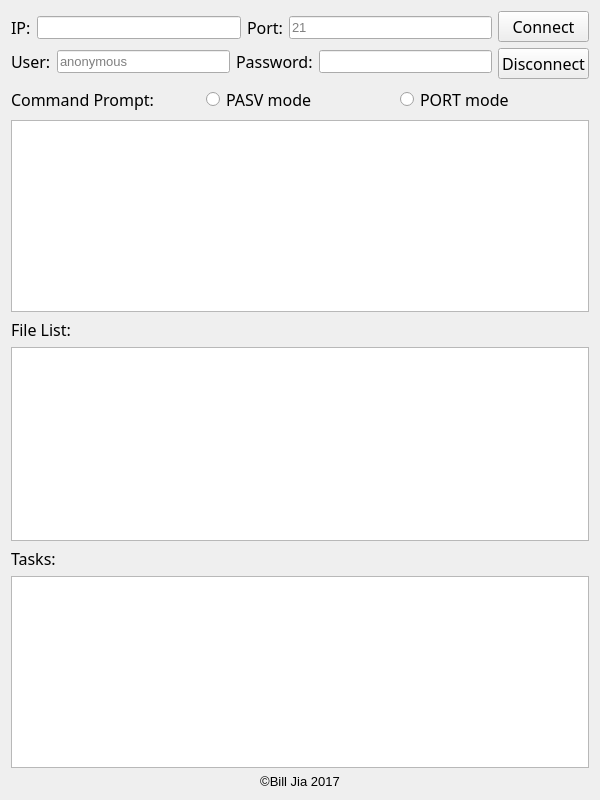
<?xml version="1.0" encoding="UTF-8"?>
<ui version="4.0">
 <class>FTP_ClientClass</class>
 <widget class="QMainWindow" name="FTP_ClientClass">
  <property name="geometry">
   <rect>
    <x>0</x>
    <y>0</y>
    <width>600</width>
    <height>800</height>
   </rect>
  </property>
  <property name="windowTitle">
   <string>FTP_Client</string>
  </property>
  <widget class="QWidget" name="centralWidget">
   <layout class="QVBoxLayout" name="verticalLayout">
    <item>
     <layout class="QVBoxLayout" name="mainLayout">
      <property name="leftMargin">
       <number>0</number>
      </property>
      <item>
       <layout class="QHBoxLayout" name="inputLayout">
        <item>
         <layout class="QVBoxLayout" name="infoLayout">
          <item>
           <layout class="QHBoxLayout" name="addressLayout">
            <item>
             <widget class="QLabel" name="ipLabel">
              <property name="font">
               <font>
                <family>Microsoft YaHei UI Light</family>
                <pointsize>12</pointsize>
               </font>
              </property>
              <property name="text">
               <string>IP:</string>
              </property>
             </widget>
            </item>
            <item>
             <widget class="QLineEdit" name="ipLineEdit">
              <property name="font">
               <font>
                <family>Microsoft YaHei UI</family>
                <pointsize>10</pointsize>
               </font>
              </property>
              <property name="echoMode">
               <enum>QLineEdit::Normal</enum>
              </property>
             </widget>
            </item>
            <item>
             <widget class="QLabel" name="portLabel">
              <property name="font">
               <font>
                <family>Microsoft YaHei UI Light</family>
                <pointsize>12</pointsize>
               </font>
              </property>
              <property name="text">
               <string>Port:</string>
              </property>
             </widget>
            </item>
            <item>
             <widget class="QLineEdit" name="portLineEdit">
              <property name="font">
               <font>
                <family>Microsoft YaHei UI</family>
                <pointsize>10</pointsize>
               </font>
              </property>
              <property name="placeholderText">
               <string>21</string>
              </property>
             </widget>
            </item>
           </layout>
          </item>
          <item>
           <layout class="QHBoxLayout" name="userLayout">
            <item>
             <widget class="QLabel" name="userLabel">
              <property name="font">
               <font>
                <family>Microsoft YaHei UI Light</family>
                <pointsize>12</pointsize>
               </font>
              </property>
              <property name="text">
               <string>User:</string>
              </property>
             </widget>
            </item>
            <item>
             <widget class="QLineEdit" name="userLineEdit">
              <property name="font">
               <font>
                <family>Microsoft YaHei UI</family>
                <pointsize>10</pointsize>
               </font>
              </property>
              <property name="placeholderText">
               <string>anonymous</string>
              </property>
             </widget>
            </item>
            <item>
             <widget class="QLabel" name="passwdLabel">
              <property name="font">
               <font>
                <family>Microsoft YaHei UI Light</family>
                <pointsize>12</pointsize>
               </font>
              </property>
              <property name="text">
               <string>Password:</string>
              </property>
             </widget>
            </item>
            <item>
             <widget class="QLineEdit" name="passwdLineEdit">
              <property name="font">
               <font>
                <family>Microsoft YaHei UI</family>
                <pointsize>10</pointsize>
               </font>
              </property>
              <property name="echoMode">
               <enum>QLineEdit::Password</enum>
              </property>
             </widget>
            </item>
           </layout>
          </item>
         </layout>
        </item>
        <item>
         <layout class="QVBoxLayout" name="buttonLayout">
          <item>
           <widget class="QPushButton" name="connectButton">
            <property name="font">
             <font>
              <family>Microsoft YaHei UI Light</family>
              <pointsize>12</pointsize>
             </font>
            </property>
            <property name="text">
             <string>Connect</string>
            </property>
           </widget>
          </item>
          <item>
           <widget class="QPushButton" name="disconnectButton">
            <property name="font">
             <font>
              <family>Microsoft YaHei UI Light</family>
              <pointsize>12</pointsize>
             </font>
            </property>
            <property name="text">
             <string>Disconnect</string>
            </property>
           </widget>
          </item>
         </layout>
        </item>
       </layout>
      </item>
      <item>
       <layout class="QHBoxLayout" name="commandLayout">
        <item>
         <widget class="QLabel" name="commandLabel">
          <property name="font">
           <font>
            <family>Microsoft YaHei UI Light</family>
            <pointsize>12</pointsize>
           </font>
          </property>
          <property name="text">
           <string>Command Prompt:</string>
          </property>
         </widget>
        </item>
        <item>
         <widget class="QRadioButton" name="pasvRadioButton">
          <property name="font">
           <font>
            <family>Microsoft YaHei UI Light</family>
            <pointsize>12</pointsize>
           </font>
          </property>
          <property name="text">
           <string>PASV mode</string>
          </property>
         </widget>
        </item>
        <item>
         <widget class="QRadioButton" name="portRadioButton">
          <property name="font">
           <font>
            <family>Microsoft YaHei UI Light</family>
            <pointsize>12</pointsize>
           </font>
          </property>
          <property name="text">
           <string>PORT mode</string>
          </property>
         </widget>
        </item>
       </layout>
      </item>
      <item>
       <widget class="QTextEdit" name="commandTextEdit">
        <property name="sizePolicy">
         <sizepolicy hsizetype="Expanding" vsizetype="Fixed">
          <horstretch>0</horstretch>
          <verstretch>0</verstretch>
         </sizepolicy>
        </property>
        <property name="font">
         <font>
          <family>Consolas</family>
          <pointsize>12</pointsize>
         </font>
        </property>
        <property name="readOnly">
         <bool>true</bool>
        </property>
       </widget>
      </item>
      <item>
       <widget class="QLabel" name="label">
        <property name="font">
         <font>
          <family>Microsoft YaHei UI Light</family>
          <pointsize>12</pointsize>
         </font>
        </property>
        <property name="text">
         <string>File List:</string>
        </property>
       </widget>
      </item>
      <item>
       <widget class="QTableWidget" name="fileTableWidget">
        <property name="font">
         <font>
          <family>Microsoft YaHei UI</family>
         </font>
        </property>
       </widget>
      </item>
      <item>
       <widget class="QLabel" name="label_2">
        <property name="font">
         <font>
          <family>Microsoft YaHei UI Light</family>
          <pointsize>12</pointsize>
         </font>
        </property>
        <property name="text">
         <string>Tasks:</string>
        </property>
       </widget>
      </item>
      <item>
       <widget class="QTableWidget" name="taskTableWidget">
        <property name="sizePolicy">
         <sizepolicy hsizetype="Expanding" vsizetype="Fixed">
          <horstretch>0</horstretch>
          <verstretch>0</verstretch>
         </sizepolicy>
        </property>
        <property name="font">
         <font>
          <family>Microsoft YaHei UI</family>
         </font>
        </property>
       </widget>
      </item>
      <item>
       <widget class="QLabel" name="label_3">
        <property name="font">
         <font>
          <family>Microsoft YaHei UI</family>
          <pointsize>10</pointsize>
         </font>
        </property>
        <property name="text">
         <string>©Bill Jia 2017</string>
        </property>
        <property name="alignment">
         <set>Qt::AlignCenter</set>
        </property>
       </widget>
      </item>
     </layout>
    </item>
   </layout>
  </widget>
 </widget>
 <layoutdefault spacing="6" margin="11"/>
 <resources/>
 <connections/>
</ui>
